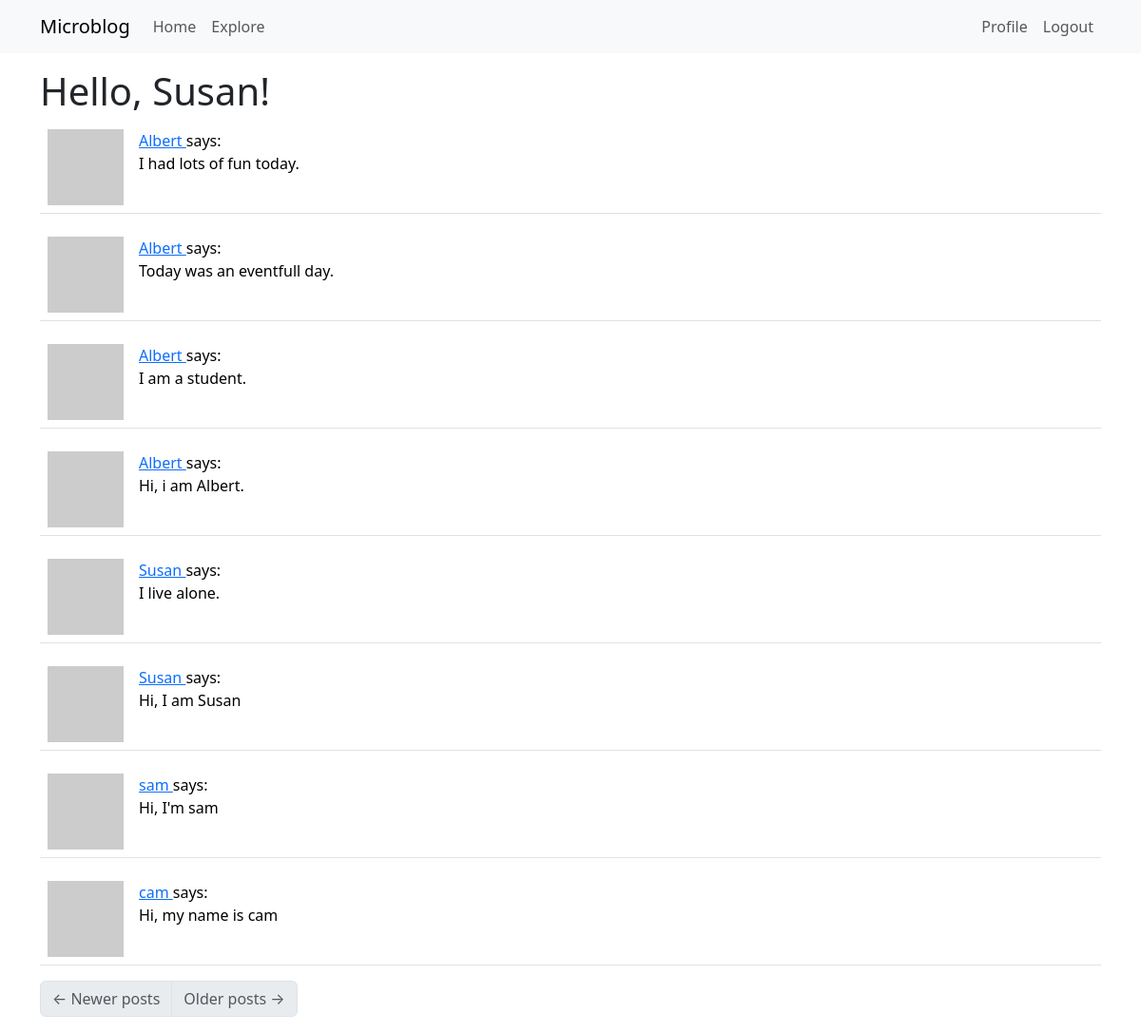
The page /explore (signed in) on the database as committed earlier.
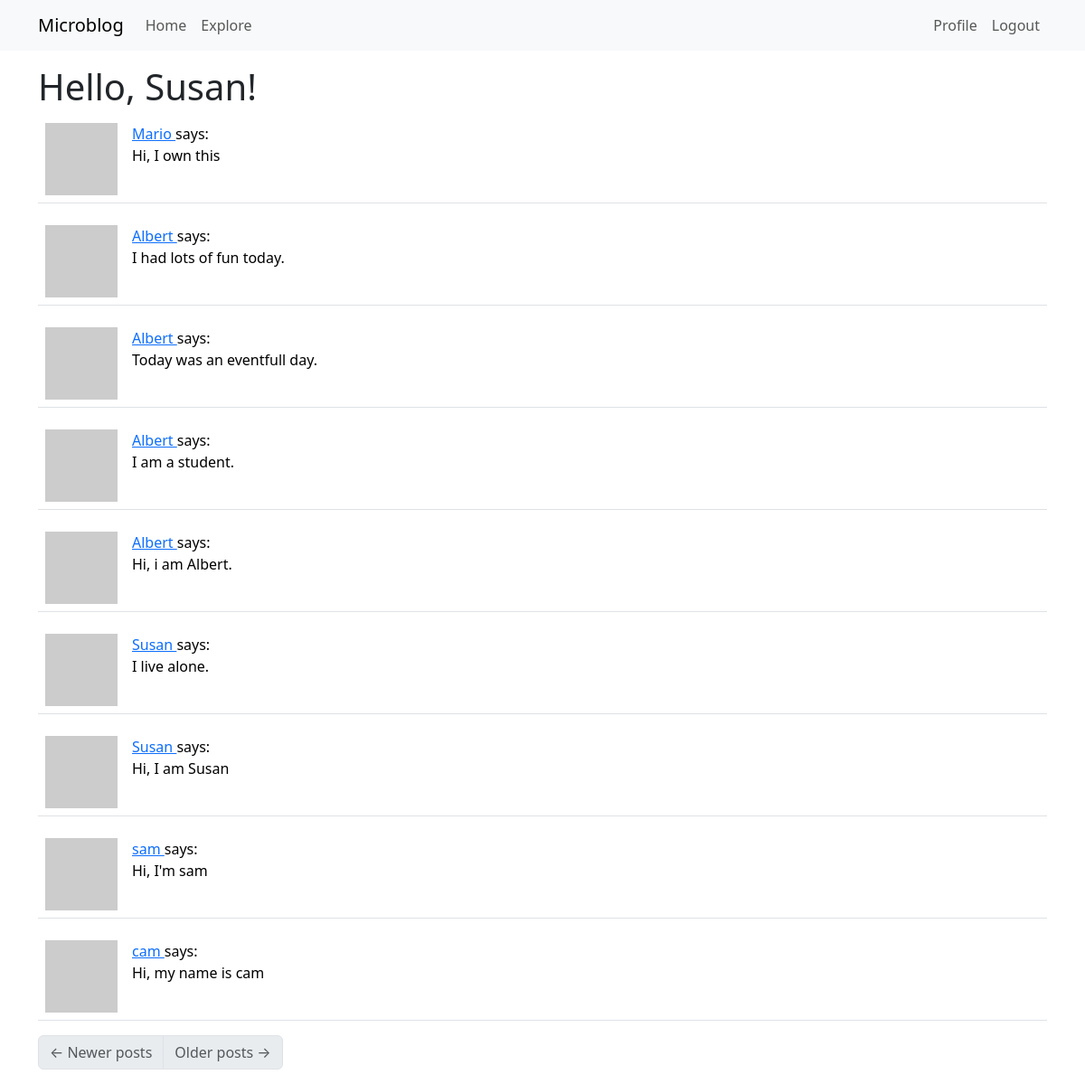
The same page on the database as committed later.
### app/models.py (models this page shows, shortened)
class User(UserMixin, db.Model):
    id: so.Mapped[int] = so.mapped_column(primary_key=True)
    username: so.Mapped[str] = so.mapped_column(sa.String(64), index=True, unique=True)
    email: so.Mapped[str] = so.mapped_column(sa.String(120), index=True, unique=True)
    password_hash: so.Mapped[Optional[str]] = so.mapped_column(sa.String(256))
    posts: so.WriteOnlyMapped['Post'] = so.relationship(back_populates='author')
    about_me: so.Mapped[Optional[str]] = so.mapped_column(sa.String(140))
    last_seen: so.Mapped[Optional[datetime]] = so.mapped_column(default=lambda: datetime.now(timezone.utc))
    following: so.WriteOnlyMapped['User'] = so.relationship(
        secondary=followers, primaryjoin=(followers.c.follower_id == id),
        secondaryjoin=(followers.c.followed_id ==id),
        back_populates='followers')
    followers: so.WriteOnlyMapped['User'] = so.relationship(
        secondary=followers, primaryjoin=(followers.c.followed_id == id),
        secondaryjoin=(followers.c.follower_id ==id),
        back_populates='following')
    def avatar(self, size):
        digest = md5(self.email.lower().encode('utf-8')).hexdigest()
        return f'https://www.gravatar.com/avatar/{digest}?d=identicon&s={size}'

class Post(db.Model):
    id: so.Mapped[int] = so.mapped_column(primary_key=True)
    body: so.Mapped[str] = so.mapped_column(sa.String(140))
    timestamp: so.Mapped[datetime] = so.mapped_column(index=True, default=lambda: datetime.now(timezone.utc))
    user_id: so.Mapped[int] = so.mapped_column(sa.ForeignKey(User.id), index=True)
    author: so.Mapped[User] = so.relationship(back_populates='posts')

### app/routes.py (the view)
@app.route('/explore')
@login_required
def explore():
    page = request.args.get('page', 1, type=int)
    query = sa.select(Post).order_by(Post.timestamp.desc())
    posts = db.paginate(query, page=page,
                        per_page=app.config['POSTS_PER_PAGE'], error_out=False)
    next_url = url_for('explore', page=posts.next_num) \
        if posts.has_next else None
    prev_url = url_for('explore', page=posts.prev_num) \
        if posts.has_prev else None
    return render_template('index.html', title='Explore', posts=posts.items,
                            next_url=next_url, prev_url=prev_url)

### app/models.py (called while the page is built)
@login.user_loader
def load_user(id):
    return db.session.get(User, int(id))

### app/routes.py (called while the page is built)
@app.before_request
def before_request():
    if current_user.is_authenticated:
        current_user.last_seen = datetime.now(timezone.utc)
        db.session.commit()

### app/templates/index.html (shortened to what this page needs)
{% extends "base.html" %}
{% import "bootstrap_wtf.html" as wtf %}
{% block content %}
    <h1>Hello, {{ current_user.username }}!</h1>
    {% for post in posts %}
        {% include '_post.html' %}
    {% endfor %}
    <nav aria-label="Post navigation">
        <ul class="pagination">
            <li class="page-item{% if not prev_url %} disabled{% endif %}">
                <a class="page-link" href="{{ prev_url }}">
                    <span aria-hidden="true">&larr;</span> Newer posts
                </a>
            </li>
            <li class="page-item{% if not next_url %} disabled{% endif %}">
                <a class="page-link" href="{{ next_url }}">
                    Older posts <span aria-hidden="true">&rarr;</span>
                </a>
            </li>
        </ul>
    </nav>
{% endblock %}

### app/templates/base.html (shortened to what this page needs)
<!DOCTYPE html>
<html lang="en">
    <head>
        <link
            href="https://cdn.jsdelivr.net/npm/bootstrap@5.3.2/dist/css/bootstrap.min.css"
            rel="stylesheet"
>
    </head>
    <body>
        <nav class="navbar navbar-expand-lg bg-body-tertiary">
            <div class="container">
                <a class="navbar-brand" href="{{ url_for('index') }}">Microblog</a>
                <div class="collapse navbar-collapse" id="navbarSupportedContent">
                    <ul class="navbar-nav me-auto mb-2 mb-lg-0">
                        <li class="nav-item">
                            <a class="nav-link" aria-current="page" href="{{ url_for('index') }}">Home</a>
                        </li>
                        <li class="nav-item">
                            <a class="nav-link" aria-current="page" href="{{ url_for('explore') }}">Explore</a>
                        </li>
                    </ul>
                    <ul class="navbar-nav mb-2 mb-lg-0">
                        {% if current_user.is_anonymous %}
                        <li class="nav-item">
                            <a class="nav-link" aria-current="page" href="{{ url_for('login') }}">Login</a>
                        </li>
                        {% else %}
                        <li class="nav-item">
                            <a class="nav-link" aria-current="page" href="{{ url_for('user', username=current_user.username) }}">Profile</a>
                        </li>
                        <li class="nav-item">
                            <a class="nav-link" aria-current="page" href="{{ url_for('logout') }}">Logout</a>
                        </li>
                        {% endif %}
                    </ul>
                </div>
            </div>
        </nav>
        <div class="container mt-3">
            {% block content %}{% endblock %}
        </div>
        </body>
    </html>

### app/templates/_post.html
        <table class="table table-hover">
            <tr>
                <td width="70px">
                    <a href="{{ url_for('user', username=post.author.username) }}">
                        <img src="{{ post.author.avatar(70) }}">
                    </a>
                </td>
                <td>
                    <a href="{{ url_for('user', username=post.author.username) }}">
                        {{ post.author.username }}
                    </a>
                    says:
                    <br>
                    {{ post.body }}
                </td>
            </tr>
        </table>

Rows that differ between the two databases and show on the page:
added Post: author.username "Mario", body "Hi, I own this"
